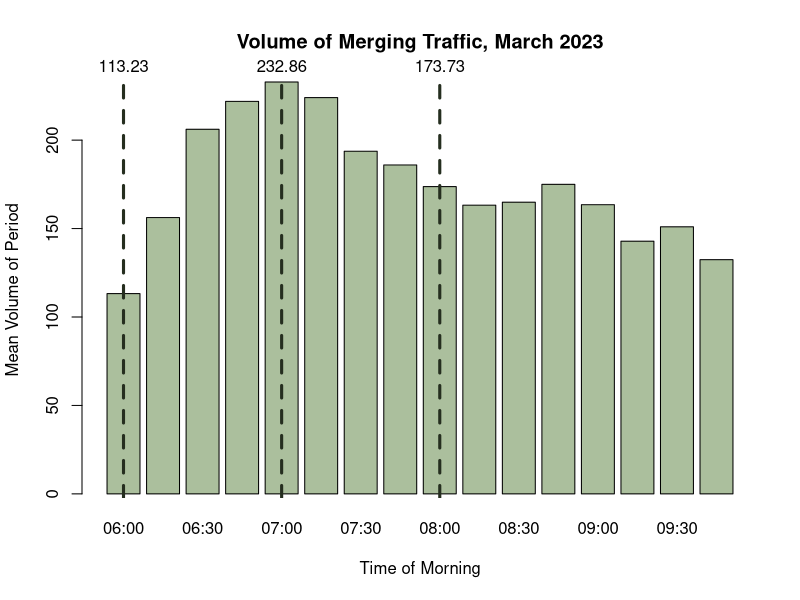
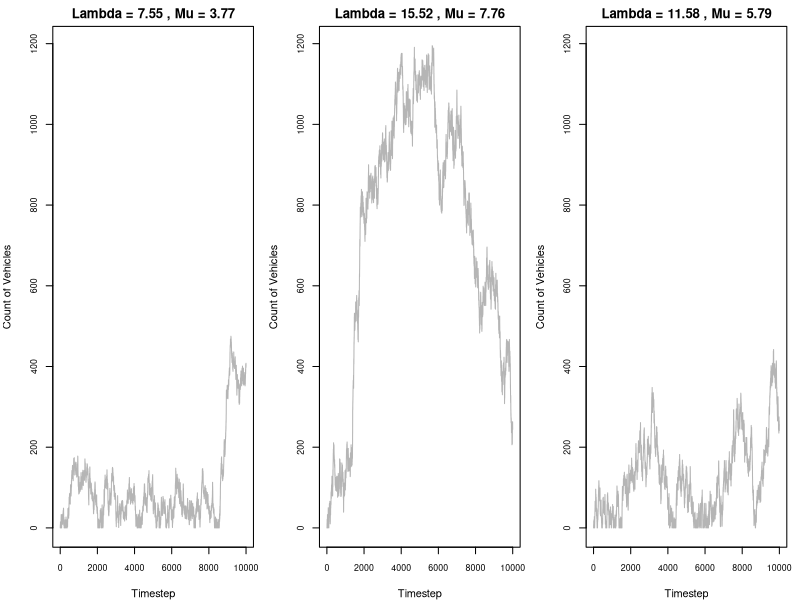
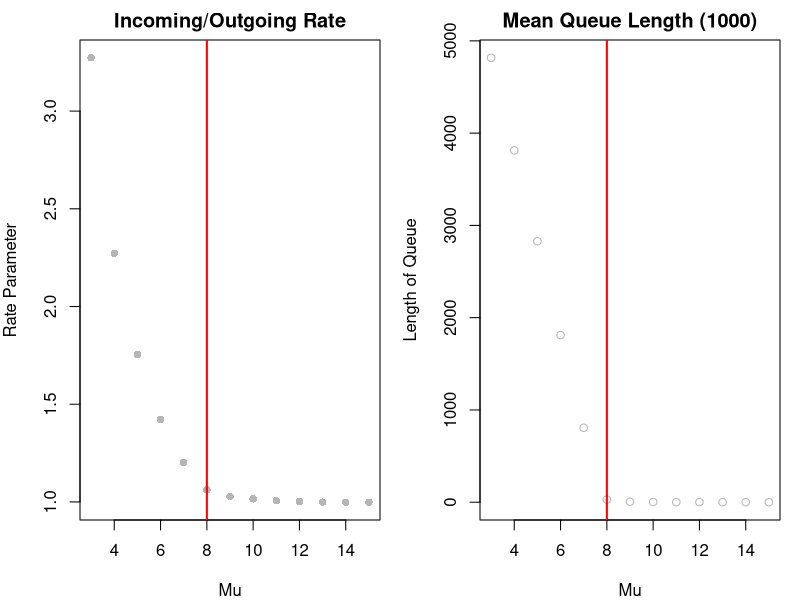
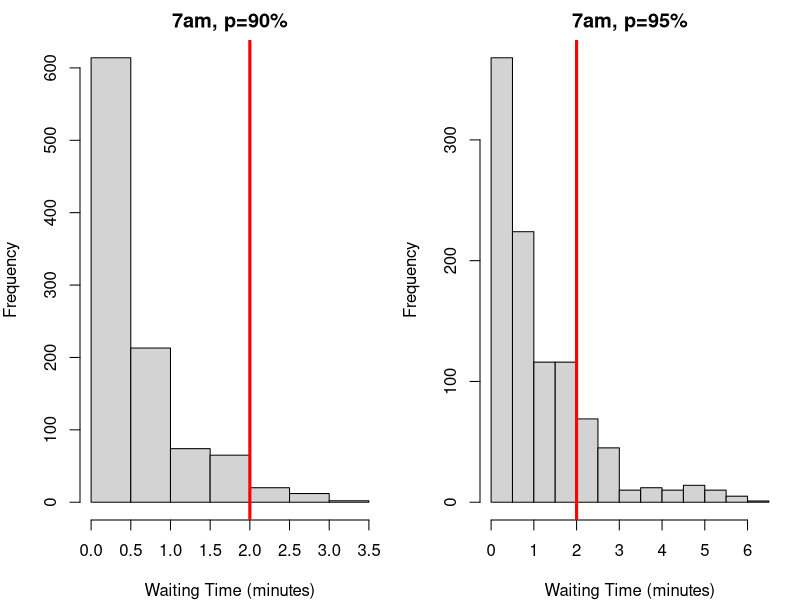
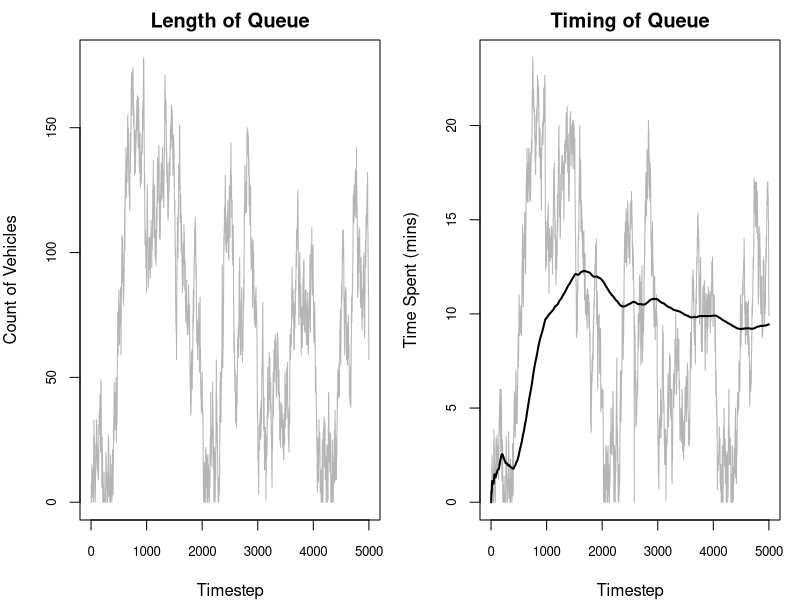
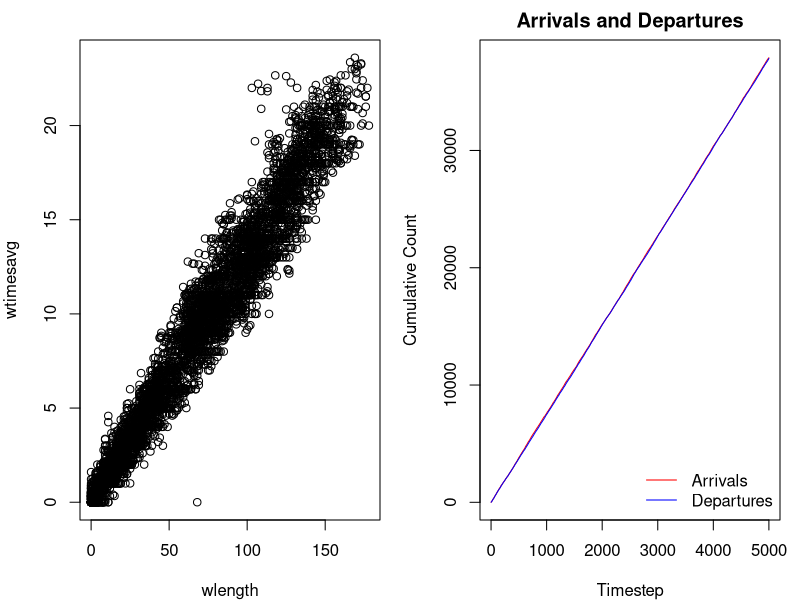
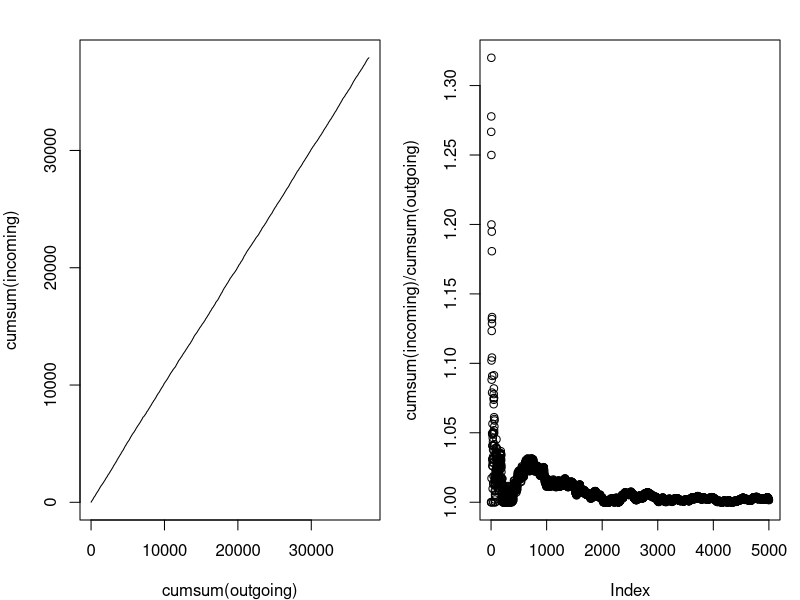
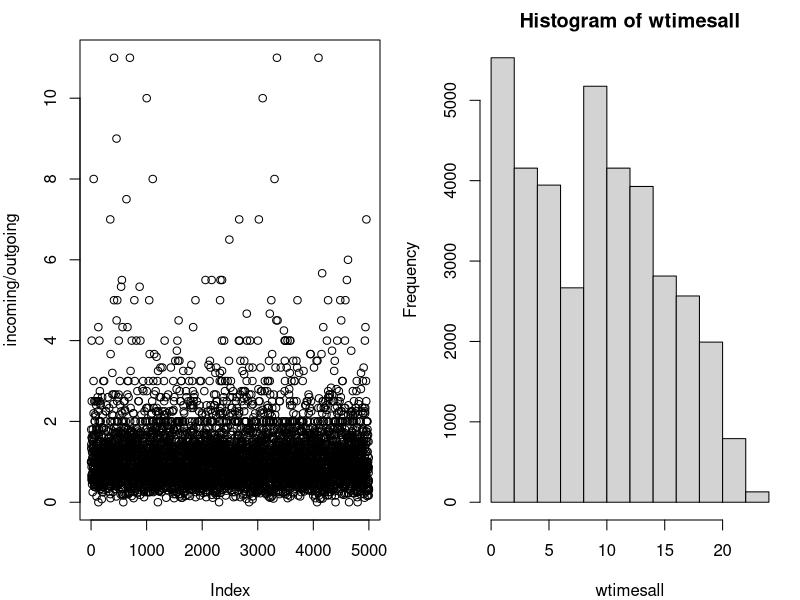

Recreate these plots in R, in order.
## ---- chunk 1
#| include: false

# Keep these commented as the full files were too large to upload to Github
# Importing datasets
# raw23 <- read.csv("2023-03.csv")
# raw25 <- read.csv("2025-03.csv")

# Filtering for on-ramp segment
# ramp25 <- raw25[raw25$MLinkID == 5725, ]
# ramp23 <- raw23[raw23$MLinkID == 5725, ]

# Filtering for the freeway segment directly following the on-ramp
# fwy25 <- raw25[raw25$MLinkID == 183, ]
# fwy23 <- raw23[raw23$MLinkID == 183, ]

# Simplified import commands
ramp25 <- read.csv("ramp25.csv")
ramp23 <- read.csv("ramp23.csv")

fwy25 <- read.csv("fwy25.csv")
fwy23 <- read.csv("fwy23.csv")
## ---- chunk 2
#| include: false

library(lubridate)

# Converting datetime strings to date objects
ramp23$Date.Time.AWST <- ymd_hm(ramp23$Date.Time.AWST)

# Adding day of the week column (1=sunday, 7=saturday)
ramp23$Weekday <- wday(ramp23$Date.Time.AWST)

# Adding hour of the day column
ramp23$Hour <- hour(ramp23$Date.Time.AWST)

# Adding 15-min segment identifier of column
ramp23$Period <- format(ramp23$Date.Time.AWST, "%H:%M")

# Removing weekends
ramp23.wk <- ramp23[ramp23$Weekday %in% c(2, 3, 4, 5, 6), ]

# Filtering for only the morning peak (6am-10am)
ramp23.pk.wk <- ramp23.wk[6 <= ramp23.wk$Hour & ramp23.wk$Hour < 10, ]

# Removing public holidays (March 6 is the onyl date - Labour Day)
ramp23.pk.wk <- ramp23.pk.wk[date(ramp23.pk.wk$Date.Time.AWST) != "2023-03-06", ]
## ---- chunk 3
head(ramp23[, c(-6, -7, -8, -9, -10)])
## ---- chunk 4
#| include: false

smeans <- aggregate(Volume ~ Period, 
                           data = ramp23.pk.wk, 
                           FUN = mean)

# getting max volume
smax <- max(smeans$Volume)
maxindex <- which(smeans$Volume == smax)

# getting mean volume
smean <- mean(smeans$Volume)

# getting min volume
smin <- min(smeans$Volume)
minindex <- which(smeans$Volume == smin)
## ---- chunk 5
#| echo: false

bp <- barplot(smeans$Volume, names.arg = smeans$Period, col="#abbf9d", xlab = "Time of Morning", ylab = "Mean Volume of Period", main="Volume of Merging Traffic, March 2023")

abline(v = bp[1], col = "#252e1f", lwd = 3, lty = 2)
text(x = bp[1], y = smax, labels = round(smeans$Volume[1], 2), pos = 3, xpd = TRUE)

abline(v = bp[5], col = "#252e1f", lwd = 3, lty = 2)
text(x = bp[5], y = smax, labels = round(smeans$Volume[5], 2), pos = 3, xpd = TRUE)

abline(v = bp[9], col = "#252e1f", lwd = 3, lty = 2)
text(x = bp[9], y = smax, labels = round(smeans$Volume[9], 2), pos = 3, xpd = TRUE)
## ---- chunk 6
#| echo: false
smu6  <- mean(ramp23.pk.wk[ramp23.pk.wk$Period == "06:00", 4])
svar6 <- var(ramp23.pk.wk[ramp23.pk.wk$Period == "06:00", 4])

data.frame (
  Mean = smu6,
  Variance = svar6,
  row.names = c("6am (min)")
)
## ---- chunk 7
#| include: false
ssize6 <- (smu6^2) / (svar6 - smu6)
## ---- chunk 8
sim1 <- rnbinom(10000, size = ssize6, mu = smu6)
sim2 <- rpois(10000, lambda = smu6)
data.frame (
  Mean = c(smu6, mean(sim1), mean(sim2)),
  Variance = c(svar6, var(sim1), mean(sim2)),
  row.names = c("Dataset", "NBinom Sim", "Poisson Sim  ")
)
## ---- chunk 9
#| echo: false
data.frame(
  Mean = smu6 / 15,
  Variance = svar6 / 15^2,
  Size = ((smu6/15)^2) / ((svar6/(15^2)) - smu6/15),
  row.names = c("Vehicles/min")
  )
## ---- chunk 10
#| echo: false

data.frame(
  Mean = c(smu6, smu6/15, smu6/15),
  Size = c(ssize6, ((smu6/15)^2) / ((svar6/(15^2)) - smu6/15), ssize6/15),
  row.names = c("Vehicles/15min", "Vehicles/min (Method 1)", "Vehicles/min (Method 2)")
)
## ---- chunk 11
#| include: false

# 6am models
# leave as the same

# 7am models
smu7  <- mean(ramp23.pk.wk[ramp23.pk.wk$Period == "07:00", 4])
svar7 <- var(ramp23.pk.wk[ramp23.pk.wk$Period == "07:00", 4])
ssize7 <- ((smu7^2) / (svar7 - smu7))

# 8am models
smu8  <- mean(ramp23.pk.wk[ramp23.pk.wk$Period == "08:00", 4])
svar8 <- var(ramp23.pk.wk[ramp23.pk.wk$Period == "08:00", 4])
ssize8 <- ((smu8^2) / (svar8 - smu8))

# update to vehicles / 15 minute
# we no longer use variance! DO NOT TOUCHHHH VARIANCE
smu6 <- smu6 / 15
ssize6 <- ssize6 / 15

smu7 <- smu7 / 15
ssize7 <- ssize7 / 15

smu8 <- smu8 / 15
ssize8 <- ssize8 / 15
## ---- chunk 12
#| echo: false

data.frame(
  Mean = c(smu6, smu7, smu8),
  Size = c(ssize6, ssize7, ssize8),
  row.names = c("6am (min)", "7am (max)", "8am (mean)")
)
## ---- chunk 13
onRampSimulation <- function(steps, alambda, asize, rmu, c) {
  set.seed(1234)
  
  queue <- c() # storage for vehicles currently in queue
  incoming <- numeric(steps) # track count of vehicles arrived
  outgoing <- numeric(steps) # track count of vehicles released
  
  wlength <- numeric(steps) # track length of queue in each timestep
  wtimesavg <- numeric(steps) # track AVERAGE waiting times of vehicles released in a timestep
  wtimesall <- c() # track INDIVIDUAL waiting times of vehicles released in a timestep

  for (i in 1:steps) {
    # calculate arrivals
    arate <- rnbinom(1, size=asize, mu=alambda)
    
    queue <- c(queue, rep(i, arate))
    incoming[i] <- arate
    
    # calculate departures
    rrate <- sum(rpois(c, lambda=rmu))
    released <- min(length(queue), rrate)
    
    outgoing[i] <- released
    
    # release cars and track wait times
    if (released > 0) {
      rtimes <- i - queue[1:released]
      wtimesavg[i] <- mean(rtimes)
      wtimesall <- c(wtimesall, rtimes)
      queue <- queue[-(1:released)]
    } else {
      wtimesavg[i] <- 0 
    }
    
    wlength[i] <- length(queue)
  }
  
  return(list(
    incoming = incoming,
    outgoing = outgoing,
    wtimesavg = wtimesavg,
    wtimesall = wtimesall,
    wlength = wlength)
    )
}
## ---- chunk 14
#| include: false

# easy method to run mutliple simulations
runMultiSims <- function(steps, alambdas, asizes, rmus, c){
  if (length(rmus) != length(alambdas) || length(alambdas) != length(asizes))
    stop("Must have an equal count for each parameter.")
  
  sims <- list()

  for (i in seq_along(rmus)) {
    sims[[i]] <- onRampSimulation(
      steps = steps, 
      alambda = alambdas[i],
      asize = asizes[i],
      rmu = rmus[i], 
      c = c
    )
  }
  
  maxlength <- 0
  for (sim in sims) {
    maxlength <- max(sim$wlength, maxlength)
  }
  
  data <- list(
    sims = sims,
    maxlength = maxlength
  )
  
  return(data)
}
## ---- chunk 15
#| echo: false

c <- 2

rmu6 <- smu6/c
rmu7 <- smu7/c
rmu8 <- smu8/c

data.frame(
  Best = c(smu6, rmu6),
  Worst = c(smu7, rmu7),
  Average = c(smu8, rmu8),
  row.names = c("Arrival Rate", "Departure Rate")
)
## ---- chunk 16
#| echo: false
alambdas <- c(smu6, smu7, smu8)
asizes <- c(ssize6, ssize7, ssize8)
rmus <- c(rmu6, rmu7, rmu8)

sims <- runMultiSims(10000, alambdas, asizes, rmus, 2)
maxqueue <- sims$maxlength
sims <- sims$sims # can just rassign

par(mfrow=c(1, length(rmus)), mar=c(4, 4, 2, 1))

for (i in seq_along(rmus)) {
  plot(
    sims[[i]]$wlength,
    type = "l",
    xlab = "Timestep",
    ylab = "Count of Vehicles",
    ylim = c(0, maxqueue),
    cex.axis = 0.8,
    col = "#b5b5b5",
    main = paste("Lambda =", round(alambdas[i], 2), ", Mu =", round(rmus[i], 2))
  )
}

paste("Maximum length:", maxqueue)

## ---- chunk 17
summary(sims[[2]]$wlength)
## ---- chunk 18
#| echo: false

steps <- 1000
rmus <- seq(3, 15)
count <- length(rmus)
c <- 2

sims <- runMultiSims(steps, rep(smu7, count), rep(ssize7, count), rmus, c)
inoutrate <- sapply(sims$sims, function(x) mean(x$incoming/x$outgoing))
meanlength <- sapply(sims$sims, function(x) mean(x$wlength))

par(mfrow=c(1, 2))
plot(rmus, inoutrate, main="Incoming/Outgoing Rate", ylab="Rate Parameter", xlab="Mu", pch=16, col="#b5b5b5")
abline(v=8, col="red", lwd = 2)
plot(rmus, meanlength, col="#b5b5b5", main="Mean Queue Length (1000)", ylab="Length of Queue", xlab="Mu")
abline(v=8, col="red", lwd = 2)
## ---- chunk 19
#| include: false

yes <- 2

# if(i == 200) {
#   arrivals <- arrivals + 100 # TESTING VEHICLE INJECTION
#   # TESTING PIECEWISE
#   # lambda <- smu7
#   # dispersion <- ssize7
# }

# add another thing to add a temp lane when queue is a certain length
# maybe add optional parameters at end? if you dont input them then sim ignores it 

# FOR THE SIMULATION BELOW
# alambda refers to TOTAL arrival rate /min
# asize refers to dispersion parameter
# rmu refers to PER LANE departure rate /min
# c refers to number of lanes
## ---- chunk 20
# testing 90% utilisation
sim90 <- onRampSimulation(1000, smu7, ssize7, rmu7 / 0.9, 2)
hist(sim90$wtimesavg, main = "7am, p=90%", xlab="Waiting Time (minutes)", breaks = 5)
abline(v = 2, lwd = 3, col="red")

# testing 95% utilisation
sim95 <- onRampSimulation(1000, smu7, ssize7, rmu7 / 0.95, 2)
hist(sim95$wtimesavg, main = "7am, p=95%", xlab="Waiting Time (minutes)", breaks = 10)
abline(v = 2, lwd = 3, col="red")
## ---- chunk 21
#| include: false

# using 90% utilisation rate
prop.test(x = sum(sim90$wtimesavg > 2), 
          n = length(sim90$wtimesavg), 
          p = 0.1, 
          alternative = "greater", 
          conf.level = 0.95)

# using 95% utilisation rate
prop.test(x = sum(sim95$wtimesavg > 2), 
          n = length(sim95$wtimesavg), 
          p = 0.1, 
          alternative = "greater", 
          conf.level = 0.95)
## ---- chunk 22
#| echo: false

data.frame(
  P_Value = c("1.00", "8.714e-16"),
  Proportion = c("0.034", "0.176"),
  row.names = c("90% Utilisation", "95% Utilisation")
)
## ---- chunk 23
summary(sim95$wtimesavg)
## ---- chunk 24
# PLOTTING BANK
data <- onRampSimulation(steps=5000, alambda=smu6, asize=ssize6, rmu=rmu6, c=2)
incoming <- data$incoming
outgoing <- data$outgoing
wtimesavg <- data$wtimesavg
wtimesall <- data$wtimesall
wlength <- data$wlength

par(mfrow = c(1, 2))
# queue length plot
plot(wlength, type="l", xlab="Timestep", ylab="Count of Vehicles", cex.axis = 0.8, col="#b5b5b5", main="Length of Queue")
# abline(v = 300, lwd=2, col="#737373")

# time spent waiting plot
plot(wtimesavg, type="l", xlab="Timestep", ylab="Time Spent (mins)", cex.axis = 0.8, col="#b5b5b5", main = "Timing of Queue")
# abline(v = 300, lwd=2, col="#737373")
lines(cumsum(wtimesavg)/seq_along(wtimesavg), lwd=2)
# lines(movingavg, col="blue", lwd=2)

# hysteresis plot
plot(wlength, wtimesavg)

# incoming vs outgoing
plot(cumsum(incoming), type="l", col="red", xlab="Timestep", ylab="Cumulative Count", main="Arrivals and Departures")
lines(cumsum(outgoing), type="l", col="blue")
legend("bottomright", legend=c("Arrivals", "Departures"), col=c("red", "blue"), lty=1, bty="n")
# t.test(lm(cumsum(outgoing[1:100]) ~ seq(1, 100)), lm(cumsum(outgoing[200:300]) ~ seq(200:300)), paired = TRUE)

# another incoming vs outgoing
plot(cumsum(outgoing), cumsum(incoming), type="l")

# one more
plot(cumsum(incoming) / cumsum(outgoing))
plot(incoming / outgoing)

# level of service
hist(wtimesall)


# SENSITIVITY THING I DIDNT LIKE
steps <- 1000
rmus <- c(6, 7, 8)
count <- length(rmus)
c <- 2

sims <- runMultiSims(steps, rep(smu7, count), rep(ssize7, count), rmus, c)$sims

par(mfrow = c(1, count))
for (i in seq_along(rmus)) {
  plot(
    sims[[i]]$wlength,
    type = "l",
    xlab = "Timestep",
    ylab = "Count of Vehicles",
    cex.axis = 0.8,
    col = "#b5b5b5",
    main = paste("Mu =", round(rmus[i], 2))
  )
}
